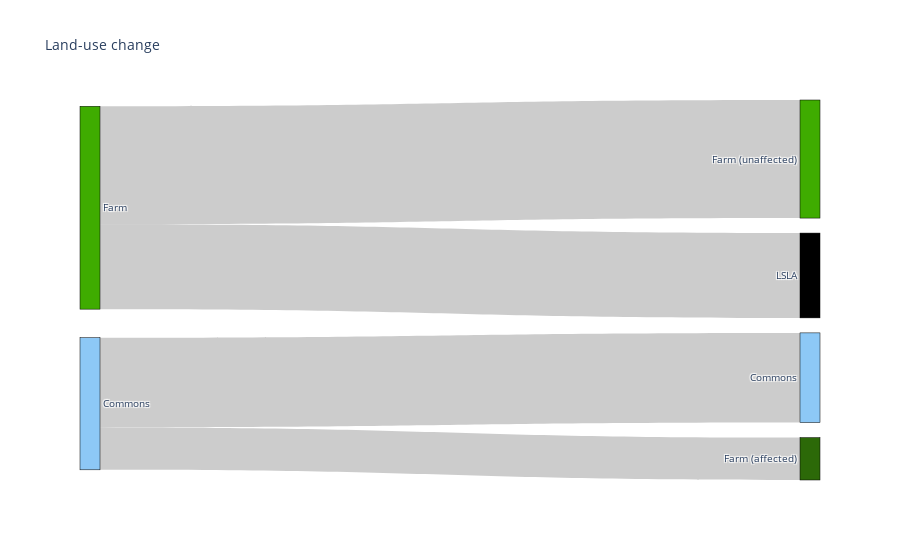

This figure's notebook cell:
### Code cell
import plotly.graph_objects as go

fig = go.Figure(data=[go.Sankey(
    node = dict(
      pad = 15,
      thickness = 20,
      line = dict(color = "black", width = 0.5),
      label = ["Farm", "Commons", "Farm (unaffected)", "Farm (affected)", "Commons", "LSLA"],
      color = ['#3FAC00','#8DC8F6','#3FAC00','#2C6908','#8DC8F6','#000000']
    ),
    link = dict(
      source = [0, 0, 1, 1,0], # indices correspond to labels, eg A1, A2, A2, B1, ...
      target = [2, 5, 4, 3,3],
      value = [farm_unaffected_post, farm_to_lsla, common_post, common_reclaim,farm_reclaim]
  ))])

fig.update_layout(title_text="Land-use change", font_size=10)
fig.show()

### Figure 1 — Plotly figure (JSON) as saved in the notebook; plotly's stock layout.template omitted (floating-point values rounded to 4 significant figures)
{"data": [{"link": {"source": [0, 0, 1, 1, 0], "target": [2, 5, 4, 3, 3], "value": [139.2, 100, 105.8, 50, 0]}, "node": {"color": ["#3FAC00", "#8DC8F6", "#3FAC00", "#2C6908", "#8DC8F6", "#000000"], "label": ["Farm", "Commons", "Farm (unaffected)", "Farm (affected)", "Commons", "LSLA"], "line": {"color": "black", "width": 0.5}, "pad": 15, "thickness": 20}, "type": "sankey"}], "layout": {"font": {"size": 10}, "title": {"text": "Land-use change"}}}
